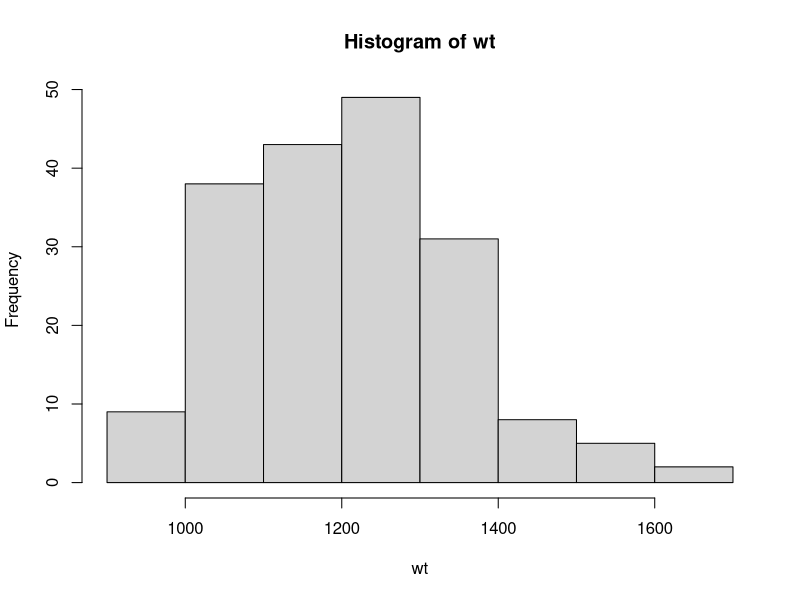

Source code (R):
# lec3_1.r
# Working directory
# Data import, frequency, histogram, 
# attach, detach

# set working directory
# change working directory 
setwd("/Users/hyejungko/Desktop/r/lec3_1")

# check the current working directory
getwd()

# 1. Read csv file : brain weight data
brain<-read.csv("brain2210.csv")
head(brain)
dim(brain)

# 2.Read txt file with variable name

car<-read.table(file="autompg.txt", na=" ", header=TRUE)
head(car)
dim(car)

# 3. example for using 'attach'

# to get frequency of male and female (brain data)
table(brain$sex)

# using the command 'attach'
attach(brain)

# get frequency of male and female
table(sex)

# histogram of brain weight
# hist(brain$brainwt)
hist(wt)

detach(brain)


